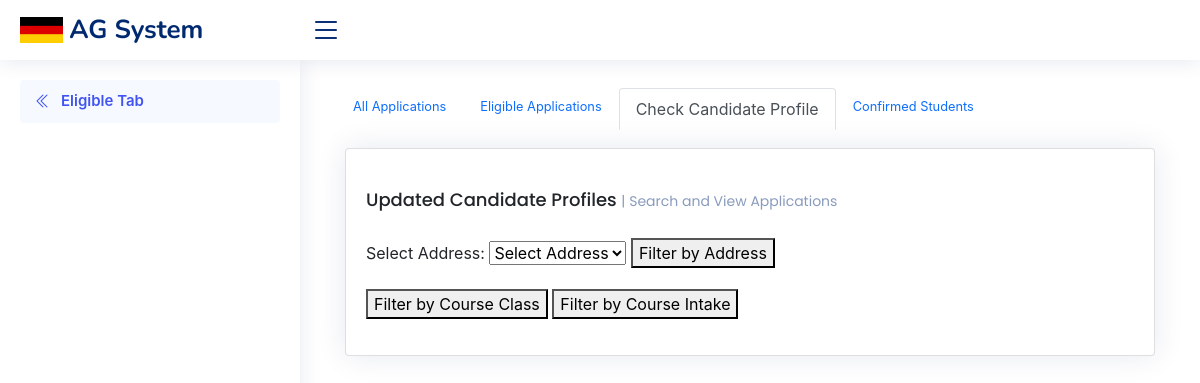
/updated-candidates, run on an earlier commit of the app's database.
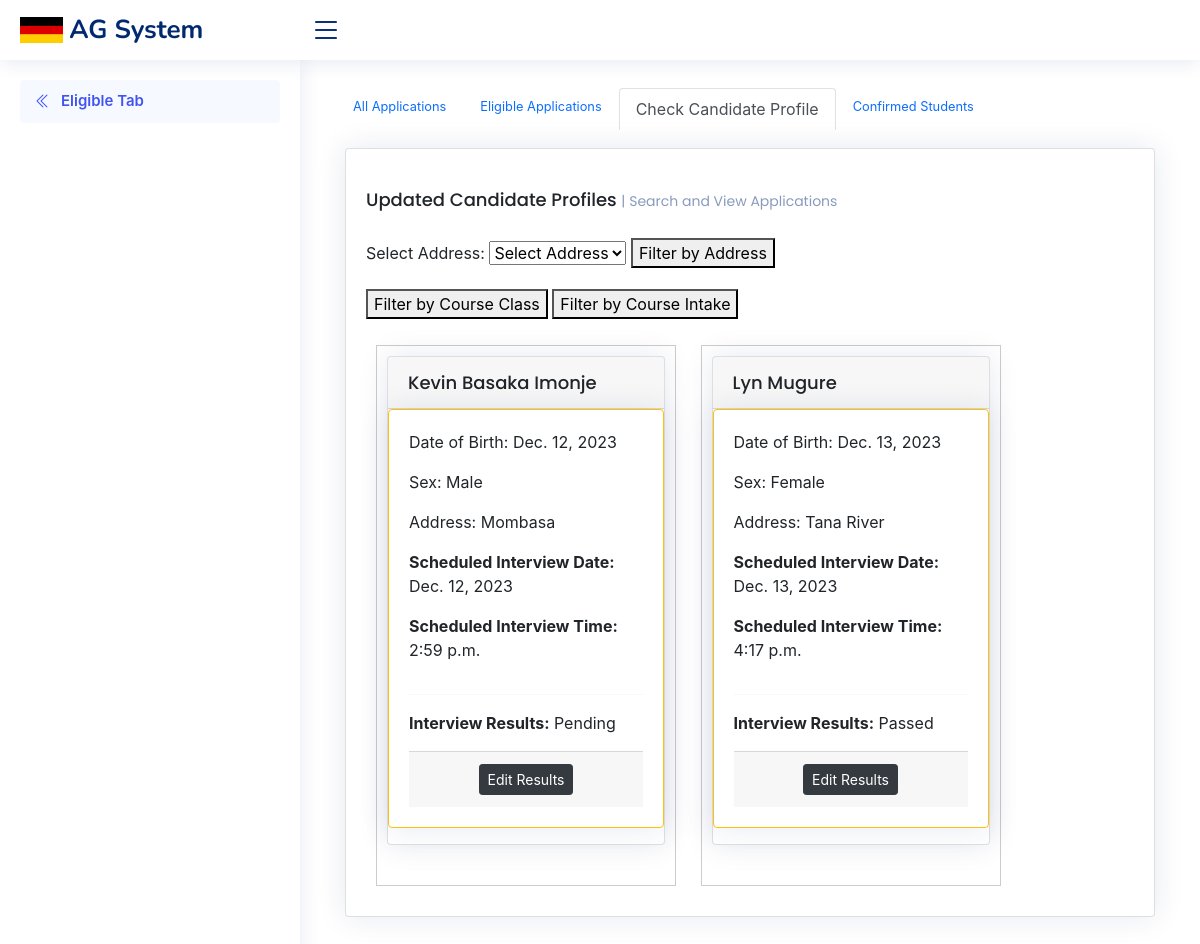
And on a later commit of the database.
### crmpage/models.py (models this page shows)
class Candidate(models.Model):
    First_Name = models.CharField(max_length=255)
    Last_Name = models.CharField(max_length=255)
    Date_of_Birth = models.DateField(max_length=50, blank=True, null=True)
    Sex = models.CharField(max_length=50, null=True, choices=SEX, default='None')
    Address = models.CharField(max_length=100, null=True, choices=ADDRESS, default='Other')
    course_intake = models.CharField(max_length=255, choices=COHORT, null=True)
    photo = models.ImageField(upload_to='candidate_photos/', null=True, blank=True)
    Street_Address = models.CharField(max_length=255, blank=True, null=True)
    Other_Address = models.CharField(max_length=50, blank=True, null=True)
    Zip_Address = models.CharField(max_length=50, blank=True, null=True)
    fluency_in_language = models.CharField(max_length=50, null=True, choices=LANGUAGE, default='None')
    english_file = models.FileField(blank=True, null=True)
    Level_Of_German = models.CharField(max_length=50, null=True, choices=GERMAN, default='None')
    german_file = models.FileField(blank=True, null=True)
    Spouse = models.CharField(max_length=50, null=True, choices=YES_or_NO, default='Pending')
    Spouse_Name = models.CharField(max_length=255, blank=True, null=True)
    Children = models.CharField(max_length=50, null=True, choices=YES_or_NO, default='Pending')
    Child_name = models.CharField(max_length=255, blank=True, null=True)
    child_sex = models.CharField(max_length=255, choices=SEX, default='None')
    child_date_of_birth = models.CharField(max_length=255, blank=True, null=True)
    Child_name2 = models.CharField(max_length=255, blank=True, null=True)
    child_sex2 = models.CharField(max_length=255, choices=SEX, default='None')
    child_date_of_birth2 = models.CharField(max_length=255, blank=True, null=True)
    phone_number = models.CharField(max_length=50, blank=True, null=True, unique=True)
    secondary_phone_number = models.CharField(max_length=50, blank=True, null=True)
    emergency_contact = models.CharField(max_length=255, blank=True, null=True)
    emergency_phone_number = models.CharField(max_length=50, blank=True, null=True)
    email_address = models.EmailField(max_length=70, blank=True, null=True, unique=True)
    secondary_email_address = models.EmailField(max_length=70, blank=True, null=True)
    Licence_No = models.CharField(max_length=100, blank=True, null=True)
    Licence_file = models.FileField(blank=True, null=True)
    Qualification = models.CharField(max_length=255, choices=QUALIFICATION, null=True)
    High_School_name = models.CharField(max_length=255, blank=True, null=True)
    High_School_Year_start = models.IntegerField(max_length=4, blank=True, null=True)
    High_School_grade = models.CharField(max_length=3, blank=True, null=True)
    High_School_Year = models.IntegerField(max_length=4, blank=True, null=True)
    High_School_file = models.FileField(blank=True, null=True)
    University_Name = models.CharField(max_length=255, blank=True, null=True)
    Degree = models.CharField(max_length=255, blank=True, null=True)
    GPA = models.CharField(max_length=10, blank=True, null=True)
    University_Year_start = models.IntegerField(max_length=4, blank=True, null=True)
    University_Year = models.IntegerField(max_length=4, blank=True, null=True)
    University_file = models.FileField(blank=True, null=True)
    University_Name_secondary = models.CharField(max_length=255, blank=True, null=True)
    Degree_secondary = models.CharField(max_length=100, blank=True, null=True)
    GPA_secondary = models.CharField(max_length=10, blank=True, null=True)
    University_secondary_Year_start = models.IntegerField(max_length=4, blank=True, null=True)
    University_Year_secondary = models.IntegerField(max_length=4, blank=True, null=True)
    University_secondary_file = models.FileField(blank=True, null=True)
    University_Name_tertiary = models.CharField(max_length=255, blank=True, null=True)
    University_tertiary_Year_start = models.IntegerField(max_length=4, blank=True, null=True)
    Degree_tertiary = models.CharField(max_length=100, blank=True, null=True)
    GPA_tertiary = models.CharField(max_length=10, blank=True, null=True)
    University_Year_tertiary = models.IntegerField(max_length=4, blank=True, null=True)
    University_tertiary_file = models.FileField(blank=True, null=True)
    College_Name = models.CharField(max_length=255, blank=True, null=True)
    College_Degree_Year_start = models.IntegerField(max_length=4, blank=True, null=True)
    College_Degree = models.CharField(max_length=100, blank=True, null=True)
    College_GPA = models.CharField(max_length=10, blank=True, null=True)
    College_Year = models.IntegerField(max_length=4, blank=True, null=True)
    College_Degree_file = models.FileField(blank=True, null=True)
    College_Name_secondary = models.CharField(max_length=255, blank=True, null=True)
    College_Degree_secondary_Year_start = models.IntegerField(max_length=4, blank=True, null=True)
    College_Degree_secondary = models.CharField(max_length=100, blank=True, null=True)
    College_GPA_secondary = models.CharField(max_length=10, blank=True, null=True)
    College_Year_Secondary = models.IntegerField(max_length=4, blank=True, null=True)
    College_Degree_secondary_file = models.FileField(blank=True, null=True)
    College_Name_tertiary = models.CharField(max_length=255, blank=True, null=True)
    College_tertiary_Year_start = models.IntegerField(max_length=4, blank=True, null=True)
    College_Degree_tertiary = models.CharField(max_length=100, blank=True, null=True)
    College_GPA_tertiary = models.CharField(max_length=10, blank=True, null=True)
    College_Year_tertiary = models.IntegerField(max_length=4, blank=True, null=True)
    College_tertiary_file = models.FileField(blank=True, null=True)
    Institution_name = models.CharField(max_length=255, blank=True, null=True)
    Ward_name = models.CharField(max_length=255, blank=True, null=True)
    Hours_worked = models.CharField(max_length=255, blank=True, null=True)
    Institution_Year_start = models.IntegerField(max_length=4, blank=True, null=True)
    Institution_Year_end = models.IntegerField(max_length=4, blank=True, null=True)
    Institution_file = models.FileField(blank=True, null=True)
    Institution_name_secondary = models.CharField(max_length=255, blank=True, null=True)
    Ward_name_secondary = models.CharField(max_length=255, blank=True, null=True)
    Hours_worked_secondary = models.CharField(max_length=255, blank=True, null=True)
    Institution_secondary_Year_start = models.IntegerField(max_length=4, blank=True, null=True)
    Institution_secondary_Year_end = models.IntegerField(max_length=4, blank=True, null=True)
    Institution_file_secondary = models.FileField(blank=True, null=True)
    Institution_name_tertiary = models.CharField(max_length=255, blank=True, null=True)
    Ward_name_tertiary = models.CharField(max_length=255, blank=True, null=True)
    Hours_worked_tertiary = models.CharField(max_length=255, blank=True, null=True)
    Institution_tertiary_Year_end = models.IntegerField(max_length=4, blank=True, null=True)
    Institution_tertiary_Year_start = models.IntegerField(max_length=4, blank=True, null=True)
    Institution_file_tertiary = models.FileField(blank=True, null=True)
    Course_Location = models.CharField(max_length=50, choices=COURSE_LOCATION, null=True, )
    Days = MultiSelectField(max_length=50, choices=DAYS)
    Time = models.CharField(max_length=50, null=True, choices=TIME, default='None')
    Results = models.CharField(max_length=50, blank=True, null=True, choices=RESULTS, default='Pending')
    Schedule_Interview_date = models.DateField(max_length=50, blank=True, null=True)
    Schedule_Interview_time = models.TimeField(max_length=50, blank=True, null=True)

### crmpage/views.py (the view)
# urls.py: path('updated-candidates', views.updated_candidate, name='updated-candidates'),
def updated_candidate(request):
    candidates = Candidate.objects.all()
    context = {'candidates': candidates}
    return render(request, 'Updated_Candidate_Profile.html', context)

### crmpage/templates/Updated_Candidate_Profile.html (shortened to what this page needs)
{% load static %}
<html lang="en">
<head>
    <link href="{% static 'vendor/bootstrap/css/bootstrap.min.css' %}" rel="stylesheet">
    <link href="{% static 'vendor/bootstrap-icons/bootstrap-icons.css' %}" rel="stylesheet">
    <link href="{% static 'vendor/boxicons/css/boxicons.min.css' %}" rel="stylesheet">
    <link href="{% static 'vendor/quill/quill.snow.css' %}" rel="stylesheet">
    <link href="{% static 'vendor/quill/quill.bubble.css' %}" rel="stylesheet">
    <link href="{% static 'vendor/remixicon/remixicon.css' %}" rel="stylesheet">
    <link href="{% static 'vendor/simple-datatables/style.css' %}" rel="stylesheet">
    <link href="{% static '/css/style.css' %}" rel="stylesheet">
    <link rel="stylesheet" href="https://cdnjs.cloudflare.com/ajax/libs/twitter-bootstrap/5.3.0/css/bootstrap.min.css">
    <link rel="stylesheet" href="https://cdn.datatables.net/1.13.7/css/dataTables.bootstrap5.min.css">
   <link rel="stylesheet" href="https://stackpath.bootstrapcdn.com/bootstrap/4.5.2/css/bootstrap.min.css">
</head>
<body>
<header id="header" class="header fixed-top d-flex align-items-center">
    <div class="d-flex align-items-center justify-content-between">
        <a href="/" class="logo d-flex align-items-center">
            <img src="{% static 'img/german_flag.png' %}" alt="">
            <span class="d-none d-lg-block">AG System</span>
        </a>
        <i class="bi bi-list toggle-sidebar-btn"></i>
    </div>
</header>
<aside id="sidebar" class="sidebar">
    <ul class="sidebar-nav" id="sidebar-nav">
        <li class="nav-item">
            <a class="nav-link " href="responses">
                <i class="bi bi-chevron-double-left"></i>
                <span>Eligible Tab</span>
            </a>
        </li>
    </ul>
</aside>
<main id="main" class="main">
<div class="navbar">
    <ul class="nav nav-tabs card-header-tabs">
        <li class="nav-item">
            <a class="nav-link"  aria-current="true" href="{% url 'applications' %}"> <small>All
                Applications</small> </a>
        </li>
        <li class="nav-item">
            <a class="nav-link" href="{% url 'responses' %}">  <small> Eligible Applications</small></a>
        </li>
        <li class="nav-item">
            <a class="nav-link active" href="{% url 'updated-candidates' %}">Check Candidate Profile</a>
        </li>
        <li class="nav-item">
            <a class="nav-link" href="{% url 'student-card' %}"><small>Confirmed Students</small></a>
        </li>
    </ul>
</div>
    <div class="container mt-4">
        <div class="card recent-sales overflow-auto">
            <div class="card-body">
                <h5 class="card-title">Updated Candidate Profiles <span>| Search and View Applications</span></h5>
                <div class="mb-3">
                    <form method="get" action="{% url 'candidate_list' %}" id="filterForm">
                        <label for="addressFilter">Select Address:</label>
                        <select id="addressFilter" name="address">
                            <option value="" selected disabled>Select Address</option>
                        </select>
                        <button type="button" onclick="filterCandidates()">Filter by Address</button>
                    </form>
                    <button onclick="filterCandidates('course_class_no')">Filter by Course Class</button>
                    <button onclick="filterCandidates('course_intake')">Filter by Course Intake</button>
                </div>
                <div id="candidatesContainer">
                    {% for candidate in candidates %}
                       <div class="candidateCard" data-address="{{ candidate.Address }}">
                            <div class="card h-100">
                                <div class="card-header card-title">{{ candidate.First_Name }} {{ candidate.Last_Name }}
                                </div>
                                <div class="card-body card border-warning mb-3">
                                    <p class="card-text">Date of Birth: {{ candidate.Date_of_Birth }}</p>
                                    <p class="card-text">Sex: {{ candidate.Sex }}</p>
                                    <p class="card-text">Address: {{ candidate.Address }}</p>
                                    <p><strong>Scheduled Interview Date:</strong> {{candidate.Schedule_Interview_date }}
                                    </p>
                                    <p><strong>Scheduled Interview Time:</strong> {{candidate.Schedule_Interview_time }}
                                    </p>
                                    <hr>
                                    <p><strong>Interview Results:</strong> {{ candidate.Results }}</p>
                                    <div class="card-footer text-body-secondary d-flex justify-content-center">
                                        <button type="button" class="btn btn-dark btn-sm" data-toggle="modal"
                                                data-url="{% url 'edit_results' candidate_id=candidate.id %}">
                                            Edit Results
                                        </button>
                                    </div>
                                </div>
                            </div>
                        </div>
                    {% endfor %}
                </div>
            </div>
        </div>
    </div>
</main>
</body>
</html>

### crmpage/static/css/style.css (style rules this page uses)
:root { scroll-behavior: smooth; }
body { font-family: "Open Sans", sans-serif; background: #f6f9ff; color: #444444; }
a { color: #4154f1; text-decoration: none; }
h1, h2, h3, h4, h5, h6 { font-family: "Nunito", sans-serif; }
#main { margin-top: 60px; padding: 20px 30px; transition: all 0.3s; }
.card { margin-bottom: 30px; border: none; border-radius: 5px; box-shadow: 0px 0 30px rgba(1, 41, 112, 0.1); }
.card-header, .card-footer { border-color: #ebeef4; background-color: #fff; color: #798eb3; padding: 15px; }
.card-title { padding: 20px 0 15px 0; font-size: 18px; font-weight: 500; color: #012970; font-family: "Poppins", sans-serif; }
.card-title span { color: #899bbd; font-size: 14px; font-weight: 400; }
.card-body { padding: 0 20px 20px 20px; }
.logo { line-height: 1; }
@media (min-width: 1200px) { .logo { width: 280px; } }
.logo img { max-height: 26px; margin-right: 6px; }
.logo span { font-size: 26px; font-weight: 700; color: #012970; font-family: "Nunito", sans-serif; }
.header { transition: all 0.5s; z-index: 997; height: 60px; box-shadow: 0px 2px 20px rgba(1, 41, 112, 0.1); background-color: #fff; padding-left: 20px; }
.header .toggle-sidebar-btn { font-size: 32px; padding-left: 10px; cursor: pointer; color: #012970; }
.sidebar { position: fixed; top: 60px; left: 0; bottom: 0; width: 300px; z-index: 996; transition: all 0.3s; padding: 20px; overflow-y: auto; scrollbar-width: thin; scrollbar-color: #aab7cf transparent; box-shadow: 0px 0px 20px rgba(1, 41, 112, 0.1); background-color: #fff; }
@media (min-width: 1200px) { #main, #footer { margin-left: 300px; } }
.sidebar-nav { padding: 0; margin: 0; list-style: none; }
.sidebar-nav li { padding: 0; margin: 0; list-style: none; }
.sidebar-nav .nav-item { margin-bottom: 5px; }
.sidebar-nav .nav-link { display: flex; align-items: center; font-size: 15px; font-weight: 600; color: #4154f1; transition: 0.3; background: #f6f9ff; padding: 10px 15px; border-radius: 4px; }
.sidebar-nav .nav-link i { font-size: 16px; margin-right: 10px; color: #4154f1; }

### crmpage/templates/Updated_Candidate_Profile.html (style rules this page uses)
.candidateCard { border: 1px solid #ccc; margin: 10px; padding: 10px; width: 300px; display: inline-block; }

What changed in the data, as far as the page shows it:
added Candidate: First_Name "Kevin", Last_Name "Basaka Imonje", Date_of_Birth "Dec. 12, 2023", Sex "Male", Address "Mombasa", Schedule_Interview_date "Dec. 12, 2023", Schedule_Interview_time "2:59 p.m.", Results "Pending"
added Candidate: First_Name "Lyn", Last_Name "Mugure", Date_of_Birth "Dec. 13, 2023", Sex "Female", Address "Tana River", Schedule_Interview_date "Dec. 13, 2023", Schedule_Interview_time "4:17 p.m.", Results "Passed"
